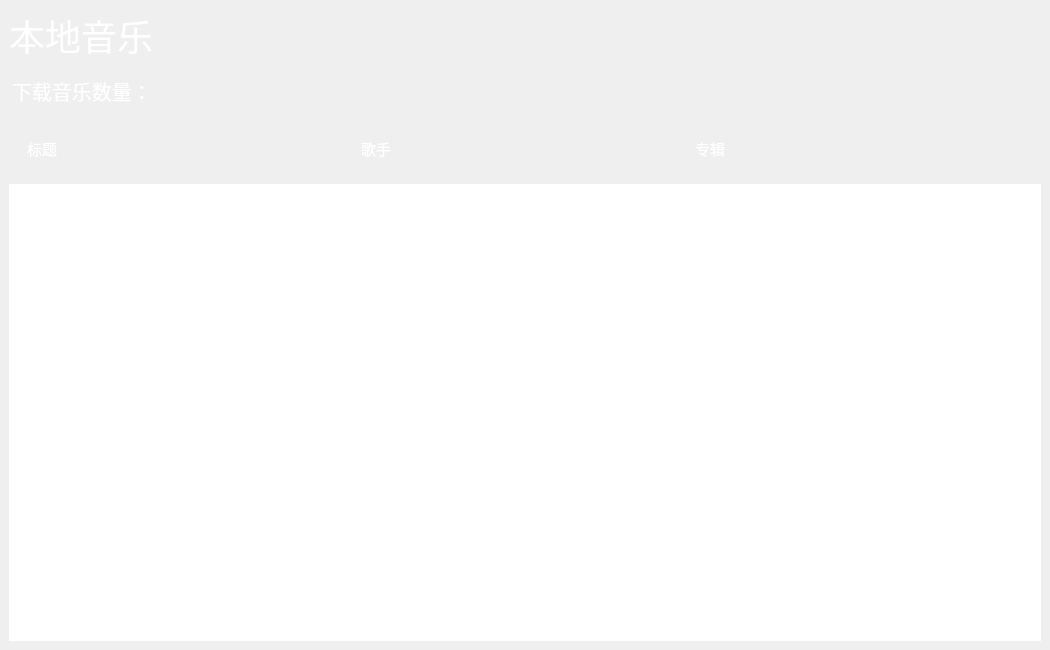
<?xml version="1.0" encoding="UTF-8"?>
<ui version="4.0">
 <class>commonPage</class>
 <widget class="QWidget" name="commonPage">
  <property name="geometry">
   <rect>
    <x>0</x>
    <y>0</y>
    <width>1050</width>
    <height>650</height>
   </rect>
  </property>
  <property name="windowTitle">
   <string>Form</string>
  </property>
  <layout class="QVBoxLayout" name="verticalLayout">
   <property name="spacing">
    <number>0</number>
   </property>
   <property name="leftMargin">
    <number>0</number>
   </property>
   <property name="topMargin">
    <number>0</number>
   </property>
   <property name="rightMargin">
    <number>0</number>
   </property>
   <property name="bottomMargin">
    <number>0</number>
   </property>
   <item>
    <widget class="QWidget" name="Common_bg" native="true">
     <property name="styleSheet">
      <string notr="true">QLabel{
color:rgb(255, 255, 255);
background-color: transparent;
}</string>
     </property>
     <layout class="QVBoxLayout" name="verticalLayout_2">
      <item>
       <widget class="QLabel" name="Title">
        <property name="minimumSize">
         <size>
          <width>0</width>
          <height>50</height>
         </size>
        </property>
        <property name="styleSheet">
         <string notr="true">font-size:36px;</string>
        </property>
        <property name="text">
         <string>本地音乐</string>
        </property>
       </widget>
      </item>
      <item>
       <widget class="QWidget" name="Message_box" native="true">
        <property name="minimumSize">
         <size>
          <width>0</width>
          <height>45</height>
         </size>
        </property>
        <property name="styleSheet">
         <string notr="true"/>
        </property>
        <layout class="QHBoxLayout" name="horizontalLayout_2">
         <property name="spacing">
          <number>0</number>
         </property>
         <property name="leftMargin">
          <number>3</number>
         </property>
         <property name="topMargin">
          <number>0</number>
         </property>
         <property name="rightMargin">
          <number>0</number>
         </property>
         <property name="bottomMargin">
          <number>0</number>
         </property>
         <item>
          <widget class="QLabel" name="Message">
           <property name="styleSheet">
            <string notr="true">font-size:20px;</string>
           </property>
           <property name="text">
            <string>下载音乐数量：</string>
           </property>
          </widget>
         </item>
         <item>
          <widget class="QLabel" name="Music_num">
           <property name="minimumSize">
            <size>
             <width>50</width>
             <height>0</height>
            </size>
           </property>
           <property name="styleSheet">
            <string notr="true">font-size:20px;</string>
           </property>
           <property name="text">
            <string/>
           </property>
          </widget>
         </item>
         <item>
          <spacer name="horizontalSpacer">
           <property name="orientation">
            <enum>Qt::Horizontal</enum>
           </property>
           <property name="sizeHint" stdset="0">
            <size>
             <width>836</width>
             <height>20</height>
            </size>
           </property>
          </spacer>
         </item>
        </layout>
       </widget>
      </item>
      <item>
       <widget class="QWidget" name="ListLabel_box" native="true">
        <property name="minimumSize">
         <size>
          <width>0</width>
          <height>45</height>
         </size>
        </property>
        <layout class="QHBoxLayout" name="horizontalLayout">
         <property name="leftMargin">
          <number>18</number>
         </property>
         <property name="topMargin">
          <number>18</number>
         </property>
         <property name="rightMargin">
          <number>18</number>
         </property>
         <property name="bottomMargin">
          <number>18</number>
         </property>
         <item>
          <widget class="QLabel" name="Music_name">
           <property name="styleSheet">
            <string notr="true">font-size:15px;</string>
           </property>
           <property name="text">
            <string>标题</string>
           </property>
          </widget>
         </item>
         <item>
          <widget class="QLabel" name="Music_singer">
           <property name="styleSheet">
            <string notr="true">font-size:15px;</string>
           </property>
           <property name="text">
            <string>歌手</string>
           </property>
          </widget>
         </item>
         <item>
          <widget class="QLabel" name="Music_album">
           <property name="styleSheet">
            <string notr="true">font-size:15px;</string>
           </property>
           <property name="text">
            <string>专辑</string>
           </property>
          </widget>
         </item>
        </layout>
       </widget>
      </item>
      <item>
       <widget class="QListWidget" name="PageMusic_list">
        <property name="styleSheet">
         <string notr="true">QListWidget {
    border: none;
}

/* --- 滚动条整体 --- */
QScrollBar:vertical { /* 只针对垂直滚动条 */
    border: none; /* 去除边框 */
    background-color: #121212; /* 滚动条背景色，应与内容区背景色一致 */
    width: 12px; /* 滚动条宽度 */
    margin: 0px 0px 0px 0px; /* 上、右、下、左的边距 */
}

/* --- 滚动条滑块 (你拖动的那个块) --- */
QScrollBar::handle:vertical {
    background-color: #4A4A4A; /* 滑块颜色 */
    min-height: 20px; /* 滑块最小高度 */
    border-radius: 6px; /* 滑块圆角，使其成为圆角矩形 */
}

QScrollBar::handle:vertical:hover {
    background-color: #5A5A5A; /* 鼠标悬停时滑块颜色变亮 */
}

QScrollBar::handle:vertical:pressed {
    background-color: #6A6A6A; /* 鼠标按下时滑块颜色再变亮 */
}

/* --- 上下两个箭头按钮 --- */
QScrollBar::add-line:vertical, QScrollBar::sub-line:vertical {
    /* 我们不需要箭头，所以将它们隐藏 */
    border: none;
    background: none;
    height: 0px;
    width: 0px;
}

/* --- 在滑块上方和下方的区域 (add-page, sub-page) --- */
QScrollBar::add-page:vertical, QScrollBar::sub-page:vertical {
    /* 这部分是滑道中，滑块之外的区域，我们也让它透明 */
    background: none;
}</string>
        </property>
       </widget>
      </item>
     </layout>
    </widget>
   </item>
  </layout>
 </widget>
 <resources/>
 <connections/>
</ui>
